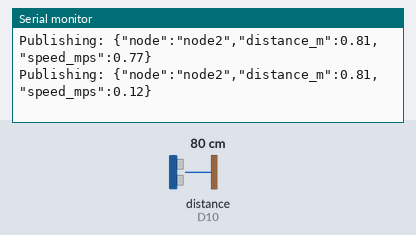
The sketch below on a simulated Arduino MKR. Parts: the last lines printed to the serial monitor. The test bench sets the inputs (shaded band); at power-on: distance to the obstacle (sensor on D10) 80 cm. The echo pulse lasts 58.3 µs per cm; WiFi joins after 1.5 s; servers stay silent unless stated; no MQTT or app messages arrive unless stated.

Above: at 3.7 s.
3.8 s: distance to the obstacle (sensor on D10) set to 2 cm
At 4.7 s:
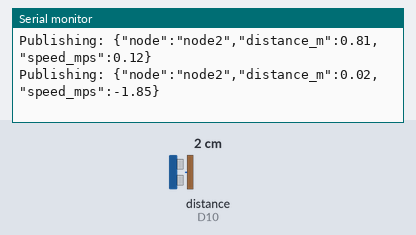
5.3 s: distance to the obstacle (sensor on D10) set to 4 cm
At 5.8 s:
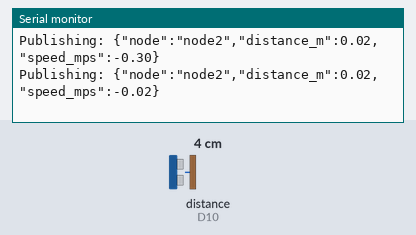
Timing chart, 0 to 8.3 s (numbered marks = the images above; inputs shaded):
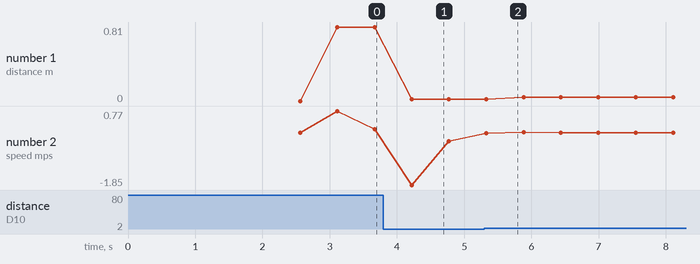

Measured:
- after the input at 3.8 s, the serial monitor: prints a new line after 0.42 s (image 1)
- plotted number 1: 0.02 → 0.04 after the input at 5.3 s
- plotted number 2: 0.12 → -0.3 after the input at 3.8 s

The sketch:

Arduino_UN0_REV2.ino
```cpp
#include <SPI.h>
#include <WiFiNINA.h>
#include <ArduinoMqttClient.h>
#include <NewPing.h>


// 1. CONFIGURATION & CREDENTIALS

const char ssid[] = "Pixel21";
const char pass[] = "12345678a";

// IP address of Node 1 running Mosquitto / Node-RED
const char broker[] = "10.40.147.160";
int        port     = 1883;
const char topic[]  = "airspace/node2/telemetry";

// 2. HARDWARE PINS & CONSTANTS

#define TRIGGER_PIN  9
#define ECHO_PIN     10
#define MAX_DISTANCE 100 // 50cm limit for bench testing

NewPing sonar(TRIGGER_PIN, ECHO_PIN, MAX_DISTANCE);
WiFiClient wifiClient;
MqttClient mqttClient(wifiClient);


// 3. TIMING & KINEMATICS VARIABLES

unsigned long lastSensorReadTime = 0;
unsigned long lastPublishTime = 0;
const int sensorInterval = 50;     // Fast loop: Physics (50ms)
const int publishInterval = 533;   // Slow loop: Network & UI (533ms)

const int numReadings = 5;
int readings[numReadings];
float smoothedDistance_cm = 0;

float previousDistance_cm = 0;
unsigned long lastSpeedTime = 0;
float speed_mps = 0;
bool firstReading = true;
int currentRaw_cm = 0;

void setup() {
  Serial.begin(115200);
  while (!Serial);
  delay(1000);

  Serial.println("\n--- Edge-AI Node 2 Boot Sequence ---");

  // Initialize reading array with zeros
  for (int i = 0; i < numReadings; i++) {
    readings[i] = 0;
  }

  connectWiFi();
  connectMQTT();
}

void loop() {
  // 1. Keep MQTT Alive (Non-blocking)
  mqttClient.poll();

  // 2. Auto-Reconnect Logic
  if (WiFi.status() != WL_CONNECTED) connectWiFi();
  if (!mqttClient.connected()) connectMQTT();

  unsigned long currentMillis = millis();

  // 3. DATA ACQUISITION & PUBLISH LOOP
  if (currentMillis - lastSensorReadTime >= sensorInterval) {
    lastSensorReadTime = currentMillis;
    currentRaw_cm = sonar.ping_cm();

    // IF OBJECT IS IN RANGE
    if (currentRaw_cm > 0 && currentRaw_cm <= MAX_DISTANCE) {
      updateDistanceFilter(currentRaw_cm);
      calculateSpeed(currentMillis);

      // Throttle network publishing to preserve bandwidth
      if (currentMillis - lastPublishTime >= publishInterval) {
        lastPublishTime = currentMillis;
        publishTelemetry();
      }
    }
    // IF OBJECT LEAVES RANGE
    else {
      if (!firstReading) {
        // Reset kinematics for the next object that enters
        firstReading = true;
        speed_mps = 0.0;
        smoothedDistance_cm = 0.0;

        // Clear the array to prevent old data ghosting
        for (int i = 0; i < numReadings; i++) readings[i] = 0;

        // Publish ONE final telemetry packet to zero out the Pi/Dashboard
        publishTelemetry();
      }
    }
  }
}

// ADVANCED SIGNAL PROCESSING


void updateDistanceFilter(int newReading) {
  // 1. Shift old readings left (discard oldest)
  for (int i = 0; i < numReadings - 1; i++) {
    readings[i] = readings[i + 1];
  }
  // 2. Add new reading at the end
  readings[numReadings - 1] = newReading;

  // 3. Create a temporary array to sort
  int sorted[numReadings];
  for (int i = 0; i < numReadings; i++) {
    sorted[i] = readings[i];
  }

  // 4. Insertion Sort (Fast for small arrays)
  for (int i = 1; i < numReadings; i++) {
    int key = sorted[i];
    int j = i - 1;
    while (j >= 0 && sorted[j] > key) {
      sorted[j + 1] = sorted[j];
      j = j - 1;
    }
    sorted[j + 1] = key;
  }

  // 5. Pick the Median (the exact middle value) to eliminate noise
  smoothedDistance_cm = sorted[numReadings / 2];
}

void calculateSpeed(unsigned long currentTime) {
  if (firstReading) {
    previousDistance_cm = smoothedDistance_cm;
    lastSpeedTime = currentTime;
    speed_mps = 0.0;
    firstReading = false;
    return;
  }

  // Only calculate speed every 250ms for a stable, radar-like baseline
  unsigned long delta_t = currentTime - lastSpeedTime;

  if (delta_t >= 250) {
    float delta_d = smoothedDistance_cm - previousDistance_cm;

    // Velocity in cm/ms is equivalent to m/s * 10
    float raw_velocity_mps = (delta_d / (float)delta_t) * 10.0;

    // Apply a light Low-Pass Filter (EMA) to the speed:
    // 60% new reading, 40% old reading
    speed_mps = (0.6 * raw_velocity_mps) + (0.4 * speed_mps);

    // Save state for the next kinematic window
    previousDistance_cm = smoothedDistance_cm;
    lastSpeedTime = currentTime;
  }
}


// NETWORK FUNCTIONS

void publishTelemetry() {
  // Convert cm to meters
  float distance_m = smoothedDistance_cm / 100.0;

  // Build the JSON payload safely without snprintf float limitations
  String payload = "{\"node\":\"node2\",\"distance_m\":";
  payload += String(distance_m, 2);
  payload += ",\"speed_mps\":";
  payload += String(speed_mps, 2);
  payload += "}";

  // 1. Send to USB Serial safely
  Serial.print("Publishing: ");
  Serial.println(payload);
  Serial.flush(); // Lock the processor until USB is 100% finished

  // 2. Send to Wi-Fi safely
  mqttClient.beginMessage(topic);
  mqttClient.print(payload);
  mqttClient.endMessage();

  // 3. Give the Wi-Fi radio a tiny break before the next sonar ping
  delay(10);
}

void connectWiFi() {
  Serial.print("Connecting to Wi-Fi: ");
  Serial.println(ssid);

  WiFi.begin(ssid, pass);

  while (WiFi.status() != WL_CONNECTED) {
    Serial.print(".");
    delay(1000);
  }
  Serial.println("\nWi-Fi connected!");
}

void connectMQTT() {
  Serial.print("Connecting to MQTT broker: ");
  Serial.println(broker);
  while (!mqttClient.connect(broker, port)) {
    Serial.print("MQTT connection failed! Error: ");
    Serial.println(mqttClient.connectError());
    delay(1000);
  }
  Serial.println("MQTT connected!");
}
```
